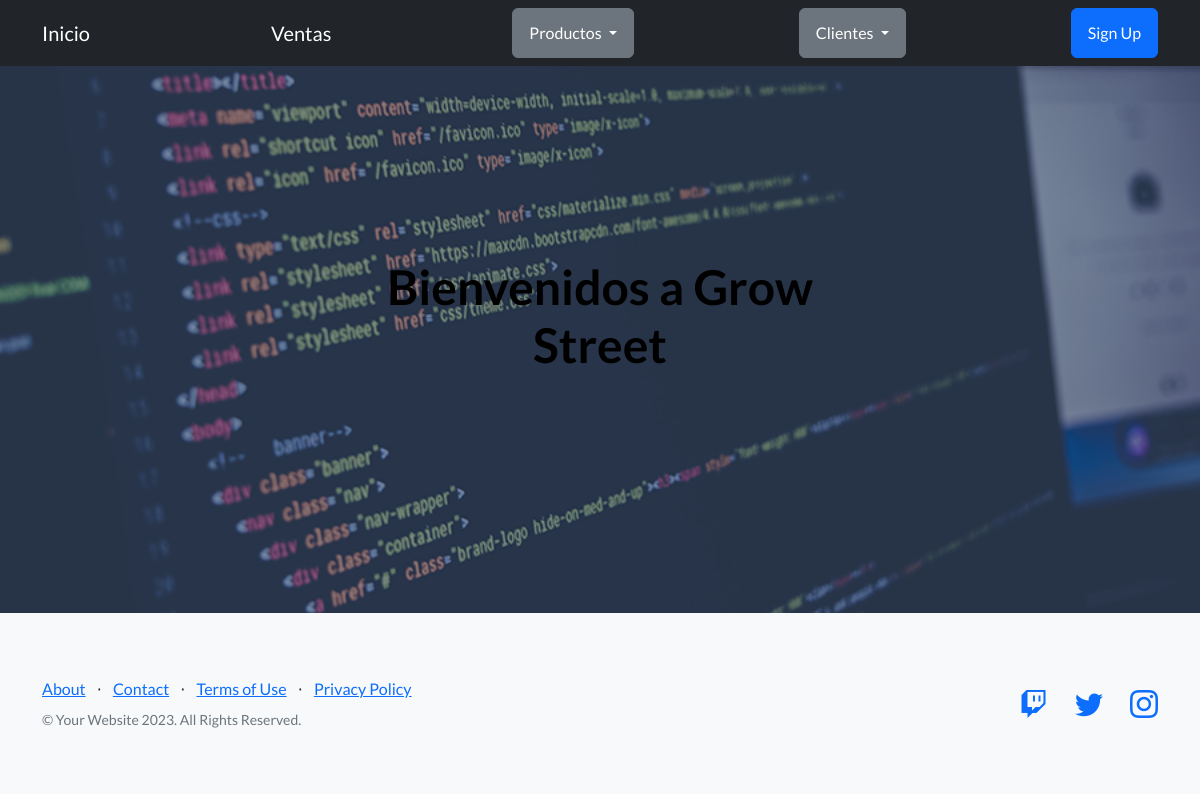
Page /distribuidora/lista_clientes/ on the earlier database version.
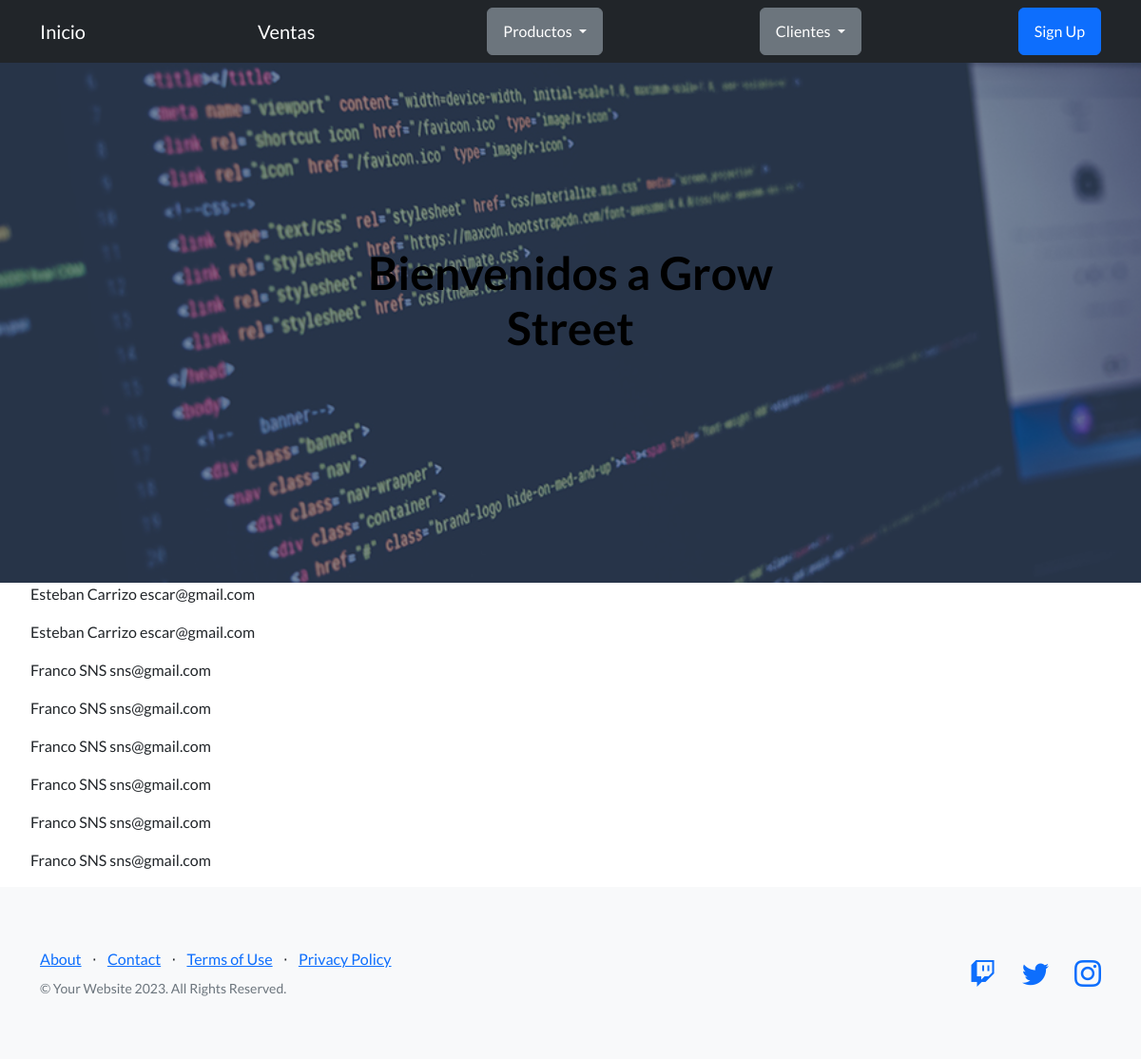
Same page on the later database version.
### Distribuidora/models.py (models this page shows, shortened)
class Cliente(models.Model):
    nombre = models.CharField(max_length=50)
    apellido = models.CharField(max_length=30)
    email = models.EmailField()

### Distribuidora/views.py (the view)
# urls.py: path('lista_clientes/', lista_clientes),
def lista_clientes(req):
    lista = Cliente.objects.all()
    return render(req, 'lista_clientes.html', {'lista_clientes': lista})

### Distribuidora/templates/lista_clientes.html
{% extends 'inicio.html' %}
{% block HerenciaDeContenido %}
{% for cliente in lista_clientes %}
<ul>{{cliente.nombre}} {{cliente.apellido}} {{cliente.email}} </ul>
{% endfor %}
{% endblock HerenciaDeContenido %}

Differences in the rows shown:
added Cliente: nombre "Esteban", apellido "Carrizo", email "escar@gmail.com"
added Cliente: nombre "Esteban", apellido "Carrizo", email "escar@gmail.com"
added Cliente: nombre "Franco", apellido "SNS", email "sns@gmail.com"
added Cliente: nombre "Franco", apellido "SNS", email "sns@gmail.com"
added Cliente: nombre "Franco", apellido "SNS", email "sns@gmail.com"
added Cliente: nombre "Franco", apellido "SNS", email "sns@gmail.com"
added Cliente: nombre "Franco", apellido "SNS", email "sns@gmail.com"
added Cliente: nombre "Franco", apellido "SNS", email "sns@gmail.com"
